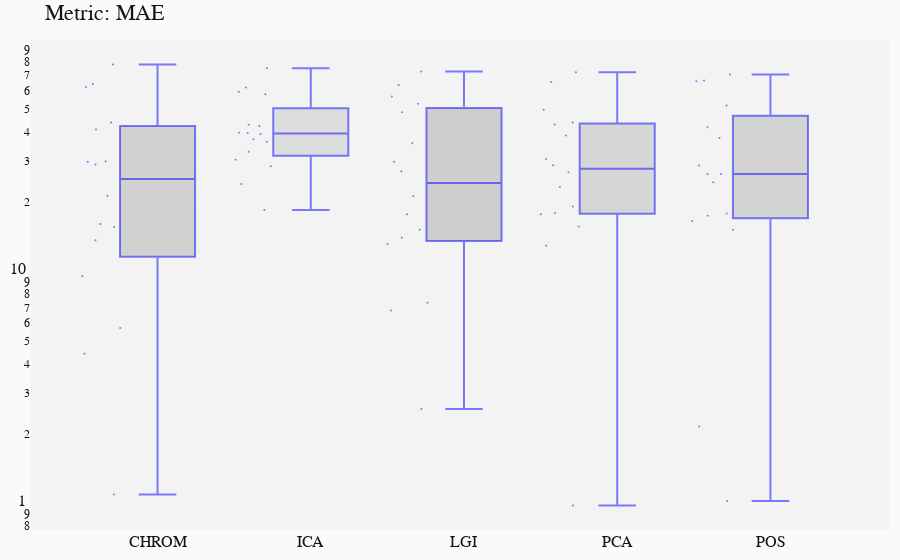

Notebook code for this chart:
### Markdown cell above
# Analisys

### Code cell
## -- Holistic

path_results = "../results/h5/" # general path for cfg# general path for data

dataset = 'ECG_Fitness_06-2'
ANALYSIS(dataset, 'holistic', metrics=['MAE'])
STATS(dataset, approach='holistic')

### Figure 1 — Plotly figure (JSON) as saved in the notebook; plotly's stock layout.template omitted (floating-point values rounded to 4 significant figures)
{"data": [{"boxpoints": "all", "fillcolor": "rgba(175,175,175,0.5)", "jitter": 0.7, "line": {"color": "rgba(0,0,255,0.5)", "width": 2}, "marker": {"size": 2}, "name": "CHROM", "type": "box", "y": [62.29, 21.2, 9.515, 64.22, 77.91, 5.704, 1.092, 28.87, 15.99, 43.78, 29.82, 4.413, 13.61, 15.54, 29.66, 40.85]}, {"boxpoints": "all", "fillcolor": "rgba(200,200,200,0.5)", "jitter": 0.7, "line": {"color": "rgba(0,0,255,0.5)", "width": 2}, "marker": {"size": 2}, "name": "ICA", "type": "box", "y": [59.38, 39.57, 36.23, 58.02, 75.02, 42.82, 42.34, 30.28, 32.75, 62.05, 39.12, 18.37, 39.47, 23.81, 28.35, 37.07]}, {"boxpoints": "all", "fillcolor": "rgba(170,170,170,0.5)", "jitter": 0.7, "line": {"color": "rgba(0,0,255,0.5)", "width": 2}, "marker": {"size": 2}, "name": "LGI", "type": "box", "y": [63.52, 26.99, 13.94, 56.73, 72.61, 6.773, 2.551, 35.63, 21.06, 52.78, 29.72, 7.321, 15.1, 17.63, 13.12, 48.46]}, {"boxpoints": "all", "fillcolor": "rgba(185,185,185,0.5)", "jitter": 0.7, "line": {"color": "rgba(0,0,255,0.5)", "width": 2}, "marker": {"size": 2}, "name": "PCA", "type": "box", "y": [49.74, 19.03, 17.62, 65.55, 72.18, 17.84, 0.979, 30.46, 23.12, 43.83, 26.74, 12.88, 15.62, 28.65, 42.93, 38.55]}, {"boxpoints": "all", "fillcolor": "rgba(180,180,180,0.5)", "jitter": 0.7, "line": {"color": "rgba(0,0,255,0.5)", "width": 2}, "marker": {"size": 2}, "name": "POS", "type": "box", "y": [51.93, 41.85, 15.1, 65.98, 66.48, 24.21, 1.025, 28.59, 2.145, 37.57, 26.31, 17.38, 16.49, 17.76, 26.28, 70.5]}], "layout": {"autosize": true, "font": {"color": "rgb(20,20,20)", "family": "monospace", "size": 16}, "margin": {"b": 20, "l": 20, "r": 10, "t": 40}, "paper_bgcolor": "rgb(250, 250, 250)", "plot_bgcolor": "rgb(243, 243, 243)", "showlegend": false, "title": {"text": "Metric: MAE"}, "xaxis": {"autorange": true, "range": [-0.8242, 4.78], "type": "category"}, "yaxis": {"autorange": true, "gridcolor": "rgb(255,255,255)", "gridwidth": 0.1, "range": [-0.1148, 1.997], "showgrid": true, "title": {"font": {"size": 30}}, "type": "log", "zeroline": true, "zerolinewidth": 2}}}
